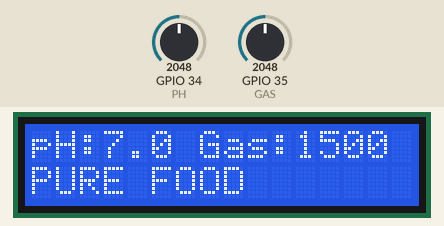
Simulated run of this sketch. Board: ESP32. On the bench: 16×2 character LCD. The test bench sets the inputs (shaded band); at power-on: GPIO 34 (PH) = 2048, GPIO 35 (GAS) = 2048.

Above: at 3.2 s.
3.3 s: GPIO 34 (PH) set to 1987
At 5.0 s:
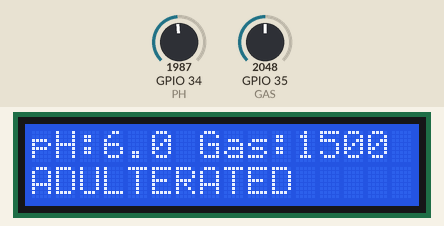
5.6 s: GPIO 35 (GAS) set to 1460
At 7.3 s:
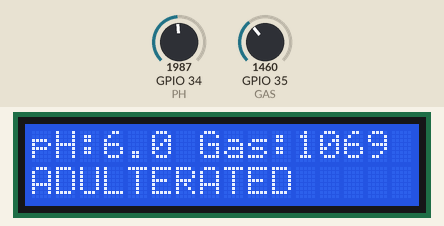
7.7 s: GPIO 35 (GAS) set to 1540
At 9.4 s:
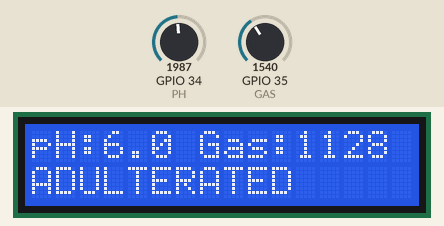
9.7 s: GPIO 34 (PH) set to 1460
At 11.5 s:
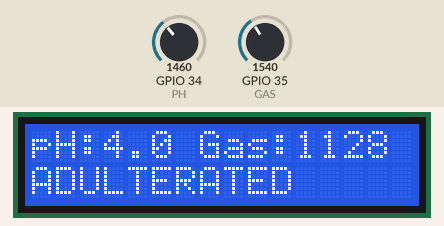
11.8 s: GPIO 34 (PH) set to 1540
At 12.8 s:
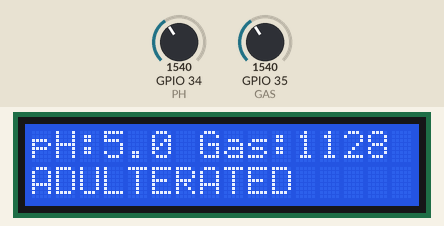
13.8 s: GPIO 35 (GAS) set to 1228
At 15.0 s:
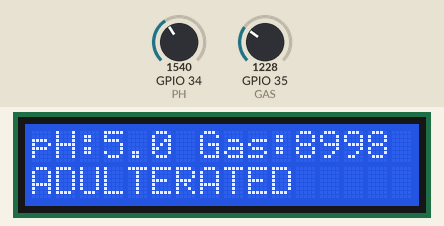
Timing chart, 0 to 16.8 s (numbered marks = the images above; inputs shaded):
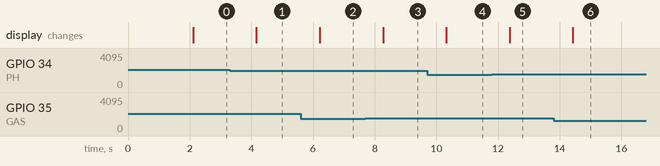

The sketch:

food_adulteration.ino.ino
```cpp
#include <LiquidCrystal_I2C.h>

LiquidCrystal_I2C lcd(0x27, 16, 2);

#define PH 34
#define GAS 35

void setup() {
  Serial.begin(115200);
  lcd.init();
  lcd.backlight();

  lcd.setCursor(0,0);
  lcd.print("Food Quality");
  lcd.setCursor(0,1);
  lcd.print("Monitoring");
  delay(2000);
  lcd.clear();
}

void loop() {
  int phRaw = analogRead(PH);
  int gasRaw = analogRead(GAS);

  float phVal = map(phRaw, 0, 4095, 0, 14);
  int gasVal = map(gasRaw, 0, 4095, 0, 3000);

  lcd.setCursor(0,0);
  lcd.print("pH:");
  lcd.print(phVal,1);
  lcd.print(" Gas:");
  lcd.print(gasVal);

  lcd.setCursor(0,1);

  if(phVal < 6.5 || phVal > 7.5 || gasVal > 1500) {
    lcd.print("ADULTERATED ");
  } else {
    lcd.print("PURE FOOD   ");
  }

  delay(1000);
}
```

Measured:
- the behaviour switches between 2048 and 2047 on GPIO 34 (PH) (found by bisection; images 0 and 1)
- after the input at 3.3 s, the display: changes after 0.87 s (image 1)
- after the input at 5.6 s, the display: changes after 0.62 s (image 2)
- after the input at 7.7 s, the display: changes after 0.57 s (image 3)
- after the input at 9.7 s, the display: changes after 0.63 s (image 4)
- after the input at 11.8 s, the display: changes after 0.58 s (image 5)
- after the input at 13.8 s, the display: changes after 0.63 s (image 6)
